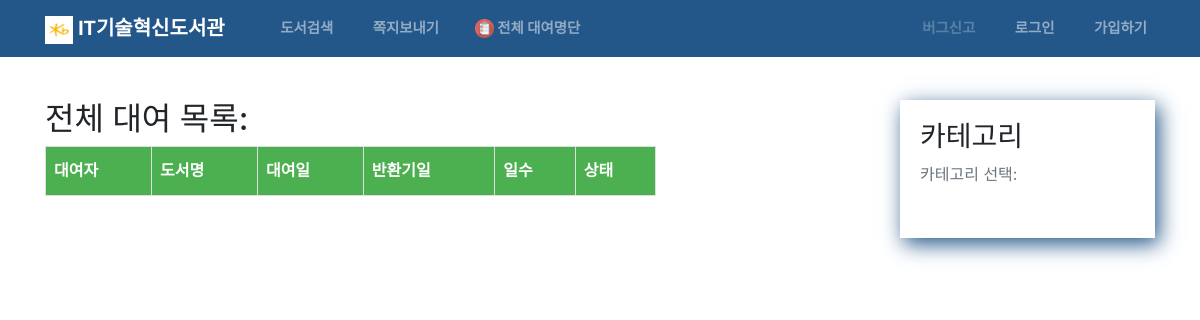
Before: /expired with the older database file.
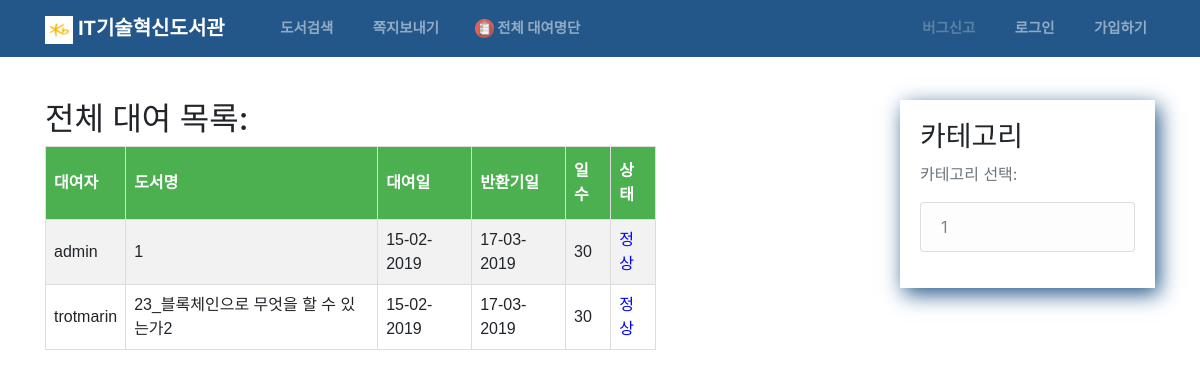
After: the same page with the newer database file.
### books/models.py (models this page shows, shortened)
class BookRentHistory(models.Model):
    book = models.ForeignKey(
        Book, on_delete=models.PROTECT, editable=False)
    user = models.ForeignKey(
        User, on_delete=models.PROTECT, editable=False, related_name='books')
    rent_date = models.DateField(auto_now_add=True, editable=False)
    back_date = models.DateField(
        default=datetime.now()+timedelta(days=30))
    @property
    def how_many_days(self):
        return str(self.back_date - datetime.now().date())[:2]

class Book(models.Model):
    title = models.CharField(max_length=300)
    slug = models.SlugField(unique=True, allow_unicode=True)
    description = models.TextField(max_length=1000, default="About book")
    image = models.ImageField(
        default='default_book.png', upload_to='books_pics')
    author = models.CharField(max_length=100)
    book_amount = models.IntegerField()
    publish_date = models.DateField()
    number_of_pages = models.IntegerField()
    category = models.ForeignKey(Category, on_delete=models.PROTECT)
    last_rating = models.IntegerField(default=0)

class Category(models.Model):
    category = models.CharField(max_length=50)
    slug = models.SlugField(unique=True)
    def __str__(self):
        return self.category
    class Meta:
        verbose_name_plural = "Categories"

### books/views.py (the view)
# urls.py: path('expired', ExpiredBooks.as_view(), name='expired'),
class ExpiredBooks(ListView):
    model = 'BookRentHistory', 'Book'
    template_name ='books/book_expired.html'
    def get_queryset(self):
        return BookRentHistory.objects.all()

### books/context_processors.py (called while the page is built)
def categories(request):
    return {
        'categories': Category.objects.all()
    }

### books/templates/books/book_expired.html
{% extends "base.html" %}
{% block content %}
<div class="row">
    <div class="col-md-9">
        <h2>전체 대여 목록:</h2>
        <table style="width:100%" id="books">
            <tr>
                <th>대여자</th>
                <th>도서명</th>
                <th>대여일</th>
                <th>반환기일</th>
                <th>일수</th>
                <th>상태</th>
            </tr>
            {% for book in bookrenthistory_list %}
            <tr>
                <td>{{ book.user }}</td>
                <td>{{ book.book.title }}</td>
                <td>{{ book.rent_date|date:"d-m-Y" }}</td>
                <td>{{ book.back_date|date:"d-m-Y" }}</td>
                <td>{{ book.how_many_days }}</td>
                {% if datetime.now > book.back_date %}
                <td style="color:red"> 연체 </td>
                {% else %}
                <td style="color:blue"> 정상 </td>
                {% endif %}
            </tr>
            {% endfor %}
        </table>
    </div>
</div>
{% endblock content %}

### templates/base.html (shortened to what this page needs)
{% load static %}
<!DOCTYPE html>
<html lang="en">
<head>
    <link rel="stylesheet" href="{% static 'css/main.css' %}">
    <link rel="stylesheet" href="https://stackpath.bootstrapcdn.com/bootstrap/4.1.3/css/bootstrap.min.css"
>
    <link rel="stylesheet" href="https://cdnjs.cloudflare.com/ajax/libs/font-awesome/4.7.0/css/font-awesome.min.css">
    <link rel="stylesheet" href="https://use.fontawesome.com/releases/v5.4.2/css/all.css"
>
</head>
<header class="site-header">
    <nav class="navbar navbar-expand-md navbar-dark bg-steel fixed-top">
        <div class="container">
            <a class="navbar-brand mr-4" href="{% url 'home' %}"><img style="height:1.4em;" src="{% static 'icons/KB-Kookmin-Card.png' %}"
                    alt=""> IT기술혁신도서관</a>
            <div class="collapse navbar-collapse" id="navbarToggle">
                <div class="navbar-nav mr-auto">
                    <a class="nav-item nav-link" href="{% url 'books' %}"><img src="{% static 'icons/book.png' %}" alt="">
                        도서검색</a>
                    <a class="nav-item nav-link" href="{% url 'contact' %}"><img src="{% static 'icons/message.png' %}"
                        쪽지보내기</a>
                        <a class="nav-item nav-link" href="{% url 'expired' %}"><img src="{% static 'icons/expired.png' %}"
                            alt="">
                        전체 대여명단</a>
                </div>
                <div class="navbar-nav">
                    {% if user.is_authenticated %}
                    <a class="nav-item nav-link" href="{% url 'UserProfile' %}"><img src="{% static 'icons/profile.png' %}"
                            alt="">
                        내 계정({{ user.username }})
                    </a>
                    <a class="nav-item nav-link" href="{% url 'logout' %}"><img src="{% static 'icons/logout.png' %}"
                            alt=""> 로그아웃</a>
                    {% else %}
                    <a class="disabled nav-item nav-link" href=""><img src="{% static 'icons/help.png' %}" alt="">
                        버그신고</a>
                    <a class="nav-item nav-link" href="{% url 'login' %}"><img src="{% static 'icons/login.png' %}" alt="">
                        로그인</a>
                    <a class="nav-item nav-link" href="{% url 'signup' %}"><img src="{% static 'icons/register.png' %}"
                            alt=""> 가입하기</a>
                    {% endif %}
                </div>
            </div>
        </div>
    </nav>
</header>
<body>
    <main role="main" class="container pageContent">
        <div class="row">
            <div class="col-md-9">
                {% block content %}{% endblock %}
            </div>
            <div class="col-md-3">
                <div class="content-section">
                    <h3>카테고리</h3>
                    <p class='text-muted'>카테고리 선택:
                        <ul class="list-group">
                            {% for category in categories %}
                            <a href="{% url 'category_books_view' slug=category.slug %}">
                                <li class="list-group-item list-group-item-light">{{ category }}</li>
                            </a>
                            {% endfor %}
                        </ul>
                    </p>
                </div>
            </div>
        </div>
    </main>
</body>
</html>

Changed rows visible on the page:
added BookRentHistory: user "admin", book "1", rent_date "15-02-2019", back_date "17-03-2019", how_many_days "30", shows "정상"
added BookRentHistory: user "trotmarin", book "23_블록체인으로 무엇을 할 수 있는가2", rent_date "15-02-2019", back_date "17-03-2019", how_many_days "30", shows "정상"
added Category: category "1"
